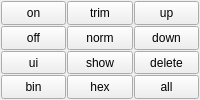
         <widget class="QFrame" name="frame">
          <property name="sizePolicy">
           <sizepolicy hsizetype="Preferred" vsizetype="Expanding">
            <horstretch>0</horstretch>
            <verstretch>0</verstretch>
           </sizepolicy>
          </property>
          <property name="font">
           <font>
            <weight>50</weight>
            <bold>false</bold>
           </font>
          </property>
          <layout class="QGridLayout" name="gridLayout_22">
           <property name="leftMargin">
            <number>1</number>
           </property>
           <property name="topMargin">
            <number>1</number>
           </property>
           <property name="rightMargin">
            <number>1</number>
           </property>
           <property name="bottomMargin">
            <number>1</number>
           </property>
           <property name="spacing">
            <number>1</number>
           </property>
           <item row="0" column="0">
            <layout class="QGridLayout" name="gridLayout_14">
             <item row="1" column="4">
              <widget class="QToolButton" name="btnUp">
               <property name="sizePolicy">
                <sizepolicy hsizetype="Expanding" vsizetype="Expanding">
                 <horstretch>0</horstretch>
                 <verstretch>0</verstretch>
                </sizepolicy>
               </property>
               <property name="font">
                <font>
                 <weight>50</weight>
                 <bold>false</bold>
                </font>
               </property>
               <property name="focusPolicy">
                <enum>Qt::NoFocus</enum>
               </property>
               <property name="text">
                <string>up</string>
               </property>
              </widget>
             </item>
             <item row="2" column="0">
              <widget class="QToolButton" name="btnOff">
               <property name="sizePolicy">
                <sizepolicy hsizetype="Expanding" vsizetype="Expanding">
                 <horstretch>0</horstretch>
                 <verstretch>0</verstretch>
                </sizepolicy>
               </property>
               <property name="font">
                <font>
                 <weight>50</weight>
                 <bold>false</bold>
                </font>
               </property>
               <property name="focusPolicy">
                <enum>Qt::NoFocus</enum>
               </property>
               <property name="text">
                <string>off</string>
               </property>
              </widget>
             </item>
             <item row="3" column="0">
              <widget class="QToolButton" name="btnUi">
               <property name="sizePolicy">
                <sizepolicy hsizetype="Expanding" vsizetype="Expanding">
                 <horstretch>0</horstretch>
                 <verstretch>0</verstretch>
                </sizepolicy>
               </property>
               <property name="text">
                <string>ui</string>
               </property>
              </widget>
             </item>
             <item row="5" column="0">
              <widget class="QToolButton" name="btnBin">
               <property name="sizePolicy">
                <sizepolicy hsizetype="Expanding" vsizetype="Expanding">
                 <horstretch>0</horstretch>
                 <verstretch>0</verstretch>
                </sizepolicy>
               </property>
               <property name="text">
                <string>bin</string>
               </property>
              </widget>
             </item>
             <item row="1" column="2">
              <widget class="QToolButton" name="btnTr">
               <property name="sizePolicy">
                <sizepolicy hsizetype="Expanding" vsizetype="Expanding">
                 <horstretch>0</horstretch>
                 <verstretch>0</verstretch>
                </sizepolicy>
               </property>
               <property name="font">
                <font>
                 <weight>50</weight>
                 <bold>false</bold>
                </font>
               </property>
               <property name="focusPolicy">
                <enum>Qt::NoFocus</enum>
               </property>
               <property name="text">
                <string>trim</string>
               </property>
              </widget>
             </item>
             <item row="2" column="2">
              <widget class="QToolButton" name="btnNr">
               <property name="sizePolicy">
                <sizepolicy hsizetype="Expanding" vsizetype="Expanding">
                 <horstretch>0</horstretch>
                 <verstretch>0</verstretch>
                </sizepolicy>
               </property>
               <property name="font">
                <font>
                 <weight>50</weight>
                 <bold>false</bold>
                </font>
               </property>
               <property name="focusPolicy">
                <enum>Qt::NoFocus</enum>
               </property>
               <property name="text">
                <string>norm</string>
               </property>
              </widget>
             </item>
             <item row="1" column="0">
              <widget class="QToolButton" name="btnOn">
               <property name="sizePolicy">
                <sizepolicy hsizetype="Expanding" vsizetype="Expanding">
                 <horstretch>0</horstretch>
                 <verstretch>0</verstretch>
                </sizepolicy>
               </property>
               <property name="font">
                <font>
                 <weight>50</weight>
                 <bold>false</bold>
                </font>
               </property>
               <property name="focusPolicy">
                <enum>Qt::NoFocus</enum>
               </property>
               <property name="text">
                <string>on</string>
               </property>
              </widget>
             </item>
             <item row="3" column="4">
              <widget class="QToolButton" name="btnDel_2">
               <property name="sizePolicy">
                <sizepolicy hsizetype="Expanding" vsizetype="Expanding">
                 <horstretch>0</horstretch>
                 <verstretch>0</verstretch>
                </sizepolicy>
               </property>
               <property name="font">
                <font>
                 <weight>50</weight>
                 <bold>false</bold>
                </font>
               </property>
               <property name="focusPolicy">
                <enum>Qt::NoFocus</enum>
               </property>
               <property name="text">
                <string>delete</string>
               </property>
              </widget>
             </item>
             <item row="2" column="4">
              <widget class="QToolButton" name="btnDown">
               <property name="sizePolicy">
                <sizepolicy hsizetype="Expanding" vsizetype="Expanding">
                 <horstretch>0</horstretch>
                 <verstretch>0</verstretch>
                </sizepolicy>
               </property>
               <property name="font">
                <font>
                 <weight>50</weight>
                 <bold>false</bold>
                </font>
               </property>
               <property name="focusPolicy">
                <enum>Qt::NoFocus</enum>
               </property>
               <property name="text">
                <string>down</string>
               </property>
              </widget>
             </item>
             <item row="3" column="2">
              <widget class="QToolButton" name="btnShow">
               <property name="sizePolicy">
                <sizepolicy hsizetype="Expanding" vsizetype="Expanding">
                 <horstretch>0</horstretch>
                 <verstretch>0</verstretch>
                </sizepolicy>
               </property>
               <property name="font">
                <font>
                 <weight>50</weight>
                 <bold>false</bold>
                </font>
               </property>
               <property name="focusPolicy">
                <enum>Qt::NoFocus</enum>
               </property>
               <property name="text">
                <string>show</string>
               </property>
              </widget>
             </item>
             <item row="5" column="4">
              <widget class="QToolButton" name="btnAll">
               <property name="sizePolicy">
                <sizepolicy hsizetype="Expanding" vsizetype="Expanding">
                 <horstretch>0</horstretch>
                 <verstretch>0</verstretch>
                </sizepolicy>
               </property>
               <property name="text">
                <string>all</string>
               </property>
              </widget>
             </item>
             <item row="5" column="2">
              <widget class="QToolButton" name="btnHex">
               <property name="sizePolicy">
                <sizepolicy hsizetype="Expanding" vsizetype="Expanding">
                 <horstretch>0</horstretch>
                 <verstretch>0</verstretch>
                </sizepolicy>
               </property>
               <property name="text">
                <string>hex</string>
               </property>
              </widget>
             </item>
            </layout>
           </item>
          </layout>
         </widget>
